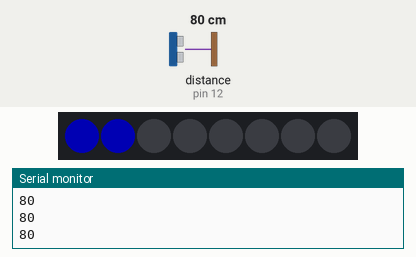
Recording of a sketch running on a simulated Arduino Uno, built with avr-gcc and run on an emulated ATmega328P. On the bench: 8 RGB LEDs in strip order, left to right, the last lines printed to the serial monitor. The inputs (shaded band) are chosen by the test bench; at power-on: distance to the obstacle (sensor on pin 12) 80 cm. The echo pulse lasts 58.3 µs per cm; dim RGB values are drawn brighter than linear.

Above: at 1.2 s.
1.3 s: distance to the obstacle (sensor on pin 12) set to 2 cm
At 2.8 s:
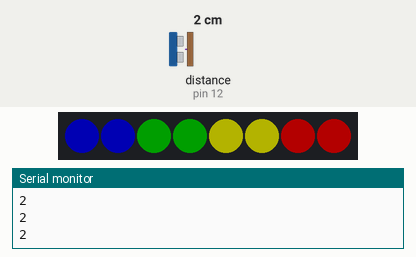
3.2 s: distance to the obstacle (sensor on pin 12) set to 18 cm
At 4.6 s:
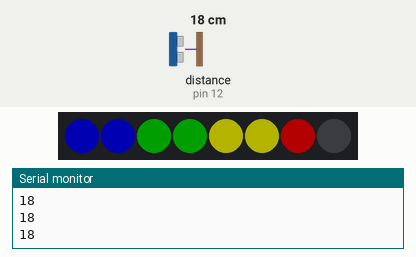
5.0 s: distance to the obstacle (sensor on pin 12) set to 35 cm
At 6.5 s:
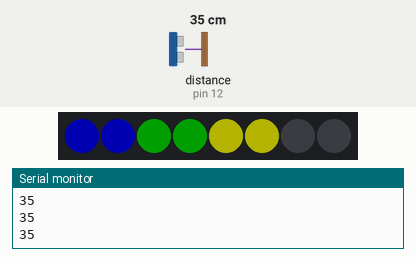
6.8 s: distance to the obstacle (sensor on pin 12) set to 60 cm
At 7.5 s:
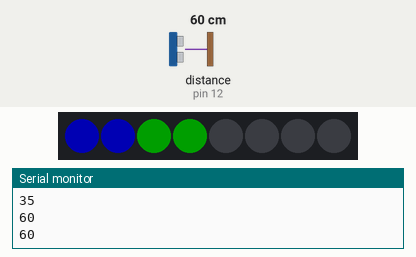
8.6 s: distance to the obstacle (sensor on pin 12) set to 120 cm
At 10.1 s:
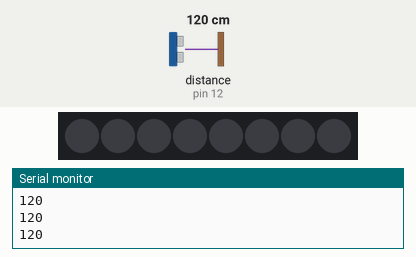
10.5 s: distance to the obstacle (sensor on pin 12) set to 4 cm
At 11.8 s:
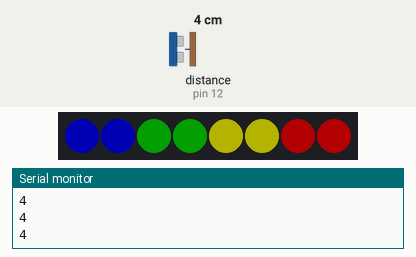
Timing chart, 0 to 13.3 s (numbered marks = the images above; inputs shaded):
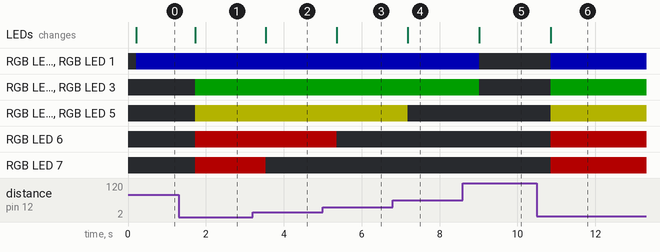

Measured:
- after the input at 1.3 s, RGB LED 2, RGB LED 3: off → RGB(0, 30, 0) after 0.43 s; RGB LED 4, RGB LED 5: off → RGB(60, 60, 0) after 0.43 s; RGB LED 6, RGB LED 7: off → RGB(60, 0, 0) after 0.43 s; the LEDs: change after 0.43 s (image 1)
- after the input at 3.2 s, RGB LED 7: RGB(60, 0, 0) → off after 0.34 s; the LEDs: change after 0.34 s (image 2)
- after the input at 5.0 s, RGB LED 6: RGB(60, 0, 0) → off after 0.36 s; the LEDs: change after 0.36 s (image 3)
- after the input at 6.8 s, RGB LED 4, RGB LED 5: RGB(60, 60, 0) → off after 0.38 s; the LEDs: change after 0.38 s (image 4)
- after the input at 8.6 s, RGB LED 0, RGB LED 1: RGB(0, 0, 60) → off after 0.41 s; RGB LED 2, RGB LED 3: RGB(0, 30, 0) → off after 0.41 s; the LEDs: change after 0.41 s (image 5)
- after the input at 10.5 s, RGB LED 0, RGB LED 1: off → RGB(0, 0, 60) after 0.36 s; RGB LED 2, RGB LED 3: off → RGB(0, 30, 0) after 0.36 s; RGB LED 4, RGB LED 5: off → RGB(60, 60, 0) after 0.36 s; RGB LED 6, RGB LED 7: off → RGB(60, 0, 0) after 0.36 s; the LEDs: change after 0.36 s (image 6)

The sketch:

Ultrasonic.Ranging.ino
```cpp
// We're including two Libraries, "Ultrasonic.h" and "FastLED.h"
// FastLED.h gives us the ability to addres the WS2812 LEDs
// "Ultrasonic.h" allows us to trigger and read the ultrasonic sensor
#include "Ultrasonic.h"
#include "FastLED.h"

// How many LEDs will you have in your array?
#define NUM_LEDS 8

// Which Digital pin will be used to control the WS2812 lights?
// We'll be using Digital Data Pin #7
#define DATA_PIN 3

// Creates an array with the length set by NUM_LEDS above
// This is the array the library will read to determine how each LED in the strand should be set
CRGB leds[NUM_LEDS];

// Now we're going to initialize the Ultrasonic Sensor
// The sensor itself needs four leads: ground, vcc, trigger, and echo
// This tells the ultrasonic library that the trigger pin is on digital 11
// This also tells the ultrasonic library that the echo pin is on digital 10
Ultrasonic ultrasonic(13,12);

// This tells the library that there is a strand of NEOPIXELS attached to the Arduino
// that they are connected to the DATA_PIN specified above
// that the library should look at the array called "leds"
// and that there are the number of LEDs in the strand as defined above in "NUM_LEDS"
// It also opens the serial port so we can see the range values
void setup()
{
  FastLED.addLeds<NEOPIXEL,DATA_PIN>(leds, NUM_LEDS);
  Serial.begin(9600);
}

// In our last code example, we used the serial console to report the position of our analog potentiometer.
// This time, we're using it to report the Only used for debugging. This will report the distance of the ultrasonic sensor to an object hard enough to create an echo
void Range_Debug(int x)
{
  Serial.println(x);
  delay(200);
}

void Range_LED(int RangeValue)
{
    // This creates an integer named "LightMap" that remaps a given range of distances, in CM, to the range of leds
    // the map function uses the following values (the number to map, the lower boundary of the current value, the upper boundary of the current value, the lower boundary of the target, the upper boundary of the target)
    // Even though our US sensor was detecting out to 170CM, I'm compressing it so that it will fit better into the LEDs
    // I've made NUM_LEDS the lower boundary of the target, because I want ALL leds to be lit when the range value is lowest.
    int LightMap = map(RangeValue, 0, 100, NUM_LEDS, 0);

    // Resets the LED values
    FastLED.clear();

    // Change led colors based on the value of "RangeValue"
    // Starts with blue, then green, then orange, then red. Two LEDs for each color
    for(int led = 0; led < LightMap; led++)
    {
      if(led < (NUM_LEDS * .25))                             leds[led] = CRGB::Blue;
      if(led >= (NUM_LEDS * .25) & led < (NUM_LEDS * .5))    leds[led] = CRGB::Green;
      if(led >= (NUM_LEDS * .5) & led < (NUM_LEDS * .75))    leds[led] = CRGB::Yellow;
      if(led >= (NUM_LEDS * .75) & led < (NUM_LEDS))         leds[led] = CRGB::Red;
     }

     FastLED.setBrightness(60);
     FastLED.show();
}

void loop() {
  // This creates an integer variable called "range", then fills it with the range from the Ultrasonic sensor in centimeters
  int range=(ultrasonic.Ranging(CM));

  // This calls the Range_Debug function and passes it the value of the "range" variable
  // This allows us to see the range values on the serial port monitor
  Range_Debug(range);

  // This calls our LED function to represent the range from target in LED lights
  Range_LED(range);
  delay(100);
}
```
